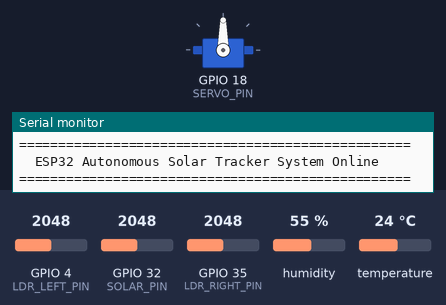
This sketch was run on a simulated ESP32. Parts: servo, the last lines printed to the serial monitor. The test bench sets the inputs (shaded band); at power-on: GPIO 4 (LDR_LEFT_PIN) = 2048, GPIO 35 (LDR_RIGHT_PIN) = 2048, GPIO 32 (SOLAR_PIN) = 2048, humidity 55 %, temperature 24 °C.

Above: at 2.2 s.
2.3 s: GPIO 4 (LDR_LEFT_PIN) set to 2160
6.5 s: GPIO 4 (LDR_LEFT_PIN) set to 2262
At 6.72 s:
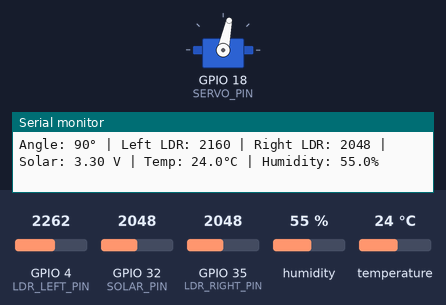
At 8.5 s:
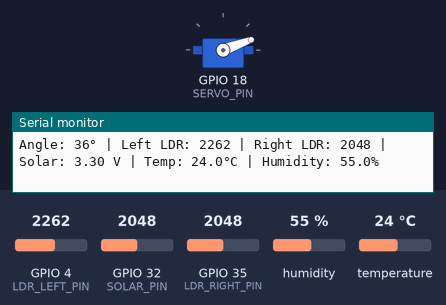
10.0 s: GPIO 35 (LDR_RIGHT_PIN) set to 2381
11.5 s: GPIO 35 (LDR_RIGHT_PIN) set to 2440
At 14.9 s:
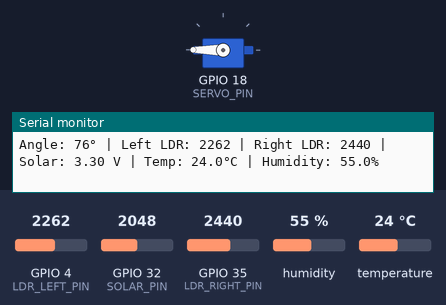
15.0 s: GPIO 35 (LDR_RIGHT_PIN) set to 2153
16.5 s: GPIO 35 (LDR_RIGHT_PIN) set to 2052
At 17.69 s:
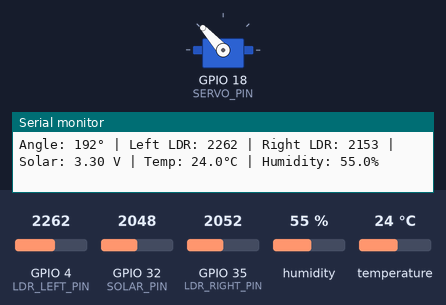
Timing chart, 0 to 21.0 s (numbered marks = the images above; inputs shaded):
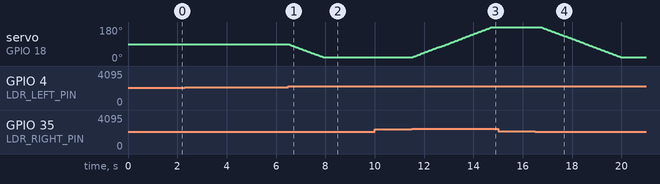

The sketch:

solar_tracker.ino
```cpp
#include <ESP32Servo.h>
#include "DHT.h"

// ==========================================
// PIN DEFINITIONS
// ==========================================
#define SERVO_PIN      18  // Servo PWM Signal
#define DHTPIN         16  // DHT11 Data Pin
#define DHTTYPE        DHT11

#define LDR_LEFT_PIN   4  // Left LDR (ADC1_CH6)
#define LDR_RIGHT_PIN  35  // Right LDR (ADC1_CH7)
#define SOLAR_PIN      32  // Solar Panel Voltage Divider (ADC1_CH4)

// ==========================================
// TRACKING CONFIGURATION
// ==========================================
#define LIGHT_THRESHOLD  150  // Difference required to move motor
#define SERVO_STEP       2    // Degrees per step
#define SERVO_MIN_ANGLE  20   // Min angle limit
#define SERVO_MAX_ANGLE  200  // Max angle limit
#define DHT_READ_INTERVAL 2500 // Read DHT11 every 2.5 seconds

Servo trackerServo;
DHT dht(DHTPIN, DHTTYPE, 15);

int currentAngle = 90; // Start at center position
unsigned long lastDHTRead = 0;

void setup() {
  Serial.begin(115200);
  delay(1000);

  // Attach Servo with pulse boundaries
  trackerServo.attach(SERVO_PIN, 1000, 2000);
  trackerServo.write(currentAngle);

  // Initialize Sensors
  dht.begin();
  pinMode(LDR_LEFT_PIN, INPUT);
  pinMode(LDR_RIGHT_PIN, INPUT);
  pinMode(SOLAR_PIN, INPUT);

  Serial.println("==================================================");
  Serial.println("  ESP32 Autonomous Solar Tracker System Online    ");
  Serial.println("==================================================");
}

void loop() {
  // 1. READ LIGHT LEVELS & TRACK SUN
  int leftLDR = analogRead(LDR_LEFT_PIN);
  int rightLDR = analogRead(LDR_RIGHT_PIN);
  int lightDiff = leftLDR - rightLDR;

  if (abs(lightDiff) > LIGHT_THRESHOLD) {
    if (lightDiff > 0 && currentAngle > SERVO_MIN_ANGLE) {
      currentAngle -= SERVO_STEP; // Rotate Left
    }
    else if (lightDiff < 0 && currentAngle < SERVO_MAX_ANGLE) {
      currentAngle += SERVO_STEP; // Rotate Right
    }
    trackerServo.write(currentAngle);
  }

  // 2. READ SOLAR PANEL VOLTAGE
  int solarRaw = analogRead(SOLAR_PIN);
  float solarVolts = ((solarRaw / 4095.0) * 3.3) * 2.0; // Account for 10k/10k divider

  // 3. PERIODIC CLIMATE READINGS (DHT11)
  if (millis() - lastDHTRead > DHT_READ_INTERVAL) {
    lastDHTRead = millis();

    float h = dht.readHumidity();
    float t = dht.readTemperature();

    Serial.print("Angle: ");
    Serial.print(currentAngle);
    Serial.print("° | Left LDR: ");
    Serial.print(leftLDR);
    Serial.print(" | Right LDR: ");
    Serial.print(rightLDR);
    Serial.print(" | Solar: ");
    Serial.print(solarVolts, 2);
    Serial.print(" V | Temp: ");
    if (!isnan(t)) Serial.print(t, 1); else Serial.print("ERR");
    Serial.print("°C | Humidity: ");
    if (!isnan(h)) Serial.print(h, 1); else Serial.print("ERR");
    Serial.println("%");
  }

  delay(40); // Smooth tracking delay
}
```

Measured:
- the behaviour switches between 2198 and 2199 on GPIO 4 (LDR_LEFT_PIN) (found by bisection; images 0 and 1)
- the behaviour switches between 2412 and 2413 on GPIO 35 (LDR_RIGHT_PIN) (found by bisection; images 2 and 3)
- the behaviour switches between 2112 and 2111 on GPIO 35 (LDR_RIGHT_PIN) (found by bisection; images 3 and 4)
- after the input at 6.5 s, servo on GPIO 18 (SERVO_PIN): moves from 90° to 20° over 1.4 s, starting at once
- after the input at 11.5 s, servo on GPIO 18 (SERVO_PIN): moves from 20° to 180° over 3.2 s, starting at once
- after the input at 16.5 s, servo on GPIO 18 (SERVO_PIN): moves from 180° to 20° over 3.2 s, starting after 0.26 s
